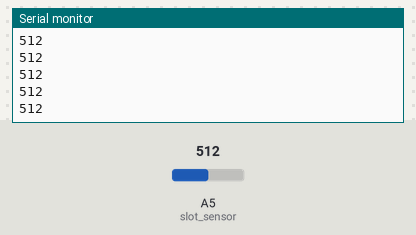
The sketch below on a simulated Arduino Uno, built with avr-gcc and run on an emulated ATmega328P. On the bench: the last lines printed to the serial monitor. The test bench sets the inputs (shaded band); at power-on: A5 (slot_sensor) = 512.

Above: at 1.2 s.
1.3 s: A5 (slot_sensor) set to 716
At 1.31 s:
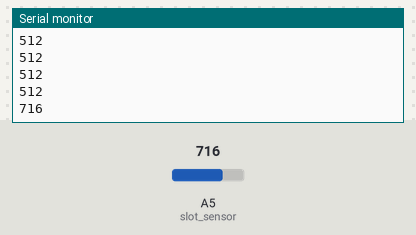
2.8 s: A5 (slot_sensor) set to 900
At 2.81 s:
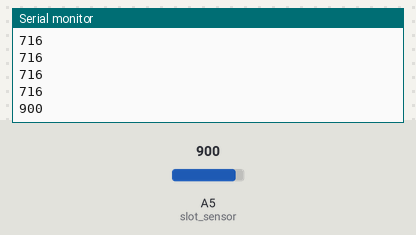
Timing chart, 0 to 5.8 s (numbered marks = the images above; inputs shaded):
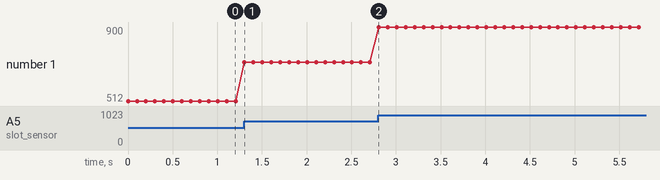

The sketch:

slot_sensor.ino
```cpp
int val;
const int slot_sensor = A5;


void setup()
{
  Serial.begin(9600);
}

void loop()
{
  val = analogRead(slot_sensor);
  Serial.println(val);
  delay(100);
}
```

Measured:
- after the input at 1.3 s, the serial monitor: prints a new line at once (image 1)
- after the input at 2.8 s, the serial monitor: prints a new line at once (image 2)
- plotted number 1: 512 → 716 after the input at 1.3 s, 716 → 900 after the input at 2.8 s
